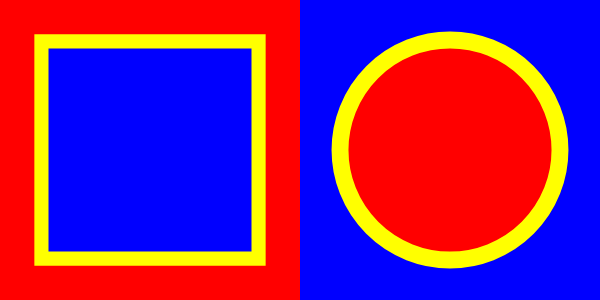
Frame 1 (no input)
Frame 60 (no input): identical to frame 1, image omitted
Frame 120 (the mouse pressed at the canvas centre since frame 60): identical to frame 1, image omitted

The p5.js sketch that drew this single still picture (run headless with seeded random() and noise() and a simulated clock; from frame 60 on, the mouse is pressed at the canvas centre):

// p5.js sketch
// ── sketch.js
let numShapes = 1; // Only one shape per side to maintain the layout
let shapeSizeMin = 160; // Minimum size of the shapes
let shapeSizeMax = 240; // Maximum size of the shapes
let borderThicknessMin = 10; // Minimum border thickness
let borderThicknessMax = 30; // Maximum border thickness

function setup() {
  createCanvas(600, 300); // Canvas size to accommodate the two shapes
  
  // Background colors for the left and right sides
  let red = color(255, 0, 0); // Red background
  let blue = color(0, 0, 255); // Blue background
  let yellow = color(255, 255, 0); // Yellow border color
  
  // Left side (Square with Yellow Border)
  for (let i = 0; i < numShapes; i++) {
    fill(red);
    noStroke();
    rect(0, 0, width / 2, height); // Red background on the left

    let squareSize = random(shapeSizeMin, shapeSizeMax); // Random square size
    let xPos = width / 4 - squareSize / 2; // Centered horizontally
    let yPos = height / 2 - squareSize / 2; // Centered vertically
    fill(blue); // Blue square
    noStroke();
    rect(xPos, yPos, squareSize, squareSize); // Draw the square

    let borderThickness = random(borderThicknessMin, borderThicknessMax); // Randomize border thickness
    stroke(yellow);
    strokeWeight(borderThickness);
    noFill();
    rect(xPos, yPos, squareSize, squareSize); // Draw the yellow border around the square
  }

  // Right side (Circle with Yellow Border)
  for (let i = 0; i < numShapes; i++) {
    fill(blue);
    noStroke();
    rect(width / 2, 0, width / 2, height); // Blue background on the right
  
    let circleSize = random(shapeSizeMin, shapeSizeMax); // Random circle size
    let xPosCircle = width * 3 / 4; // Centered horizontally on the right side
    let yPosCircle = height / 2; // Centered vertically on the right side
    fill(red); // Red circle
    noStroke();
    ellipse(xPosCircle, yPosCircle, circleSize, circleSize); // Draw the circle
    
    // Randomize border thickness for the circle
    let borderThickness = random(borderThicknessMin, borderThicknessMax);
    stroke(yellow);
    strokeWeight(borderThickness);
    noFill();
    ellipse(xPosCircle, yPosCircle, circleSize, circleSize); // Draw the yellow border around the circle
  }
}

function draw() {
  // The drawing happens entirely in setup, so draw remains empty
}
